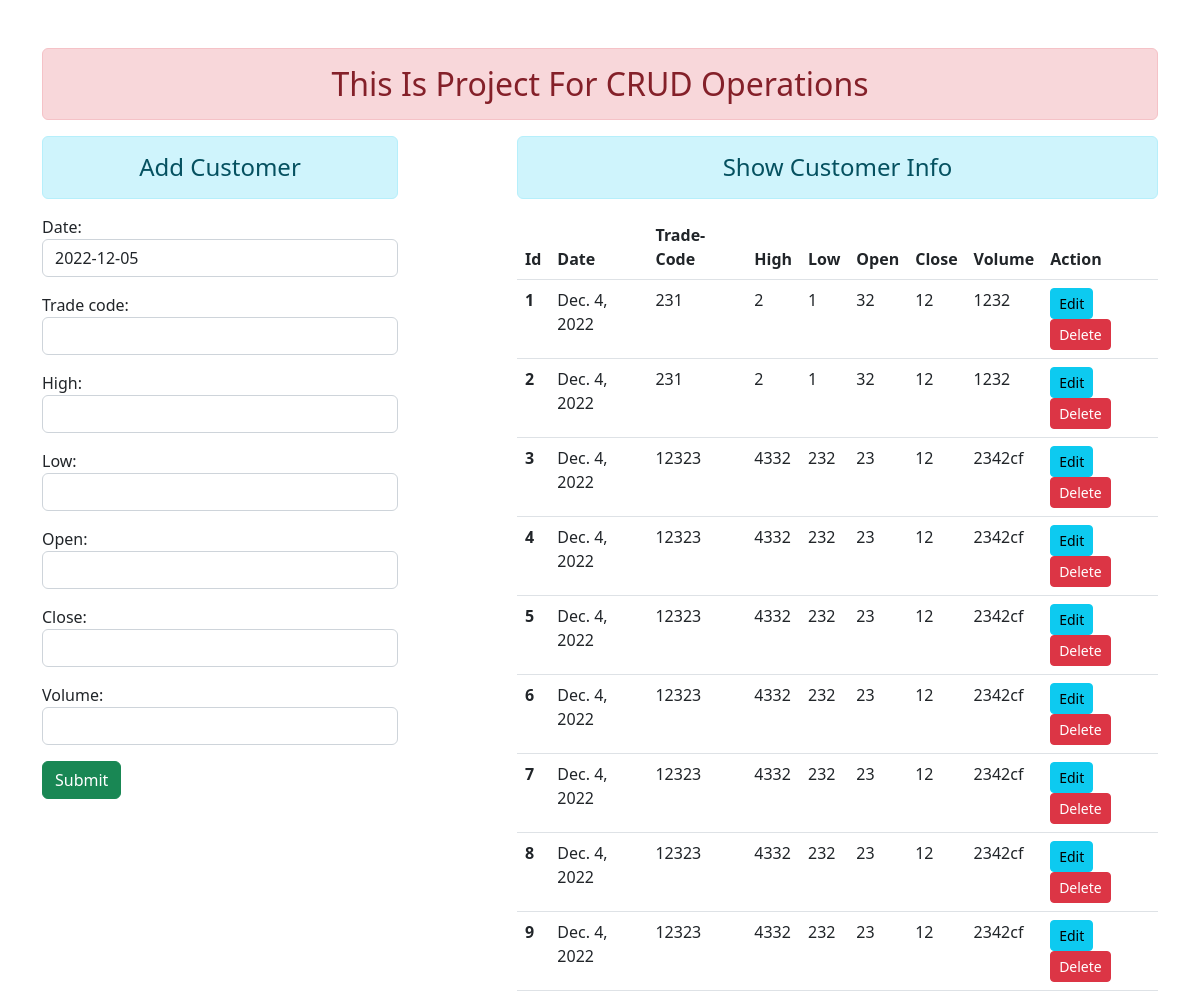
The page / on the database its author committed.
### myapp/models.py (models this page shows)
class User(models.Model):
    date = models.DateField(("Date"), default=date.today)
    trade_code = models.CharField(max_length=50)
    high = models.CharField(max_length=50)
    low = models.CharField(max_length=50)
    open = models.CharField(max_length=50)
    close = models.CharField(max_length=50)
    volume = models.CharField(max_length=50)

### myapp/views.py (the view)
# urls.py: path('', views.add_show, name='add_show'),
def add_show(request):
    if request.method == 'POST':
        fm = CustomerRegistrationForm(request.POST)
        if fm.is_valid():
            fm.save()
            fm = CustomerRegistrationForm()
            messages.success(request, 'Form submission successful')
    else:
        fm = CustomerRegistrationForm()
    stu = User.objects.all()
    return render(request, 'myapp/addandshow.html', {'form': fm, 'stu':stu})

### myapp/forms.py
class CustomerRegistrationForm(forms.ModelForm):
    class Meta:
        model = User
        fields = ['id', 'date', 'trade_code', 'high', 'low', 'open', 'close', 'volume']
        widgets = {
            'date': forms.TextInput(attrs={'class':'form-control'}),
            'trade_code': forms.TextInput(attrs={'class':'form-control'}),
            'high': forms.TextInput(attrs={'class':'form-control'}),
            'low': forms.TextInput(attrs={'class':'form-control'}),
            'open': forms.TextInput(attrs={'class':'form-control'}),
            'close': forms.TextInput(attrs={'class':'form-control'}),
            'volume': forms.TextInput(attrs={'class':'form-control'}),
        }

### myapp/templates/myapp/addandshow.html (shortened to what this page needs)
{% extends 'myapp/base.html' %}
{% block content %}
<div class="row">
    <div class="col-sm-4">
        <h4 class="text-center alert alert-info">Add Customer</h4>
        <form action="" method="POST">
        {{ form.as_p }}
        <input type="submit" class="btn btn-success" value="Submit"></br></br>
        </form>
    </div>
    <div class="col-sm-7 offset-1">
        <h4 class="text-center alert alert-info">Show Customer Info</h4>
        {% if stu %}
        <table class="table table-hover">
            <thead>
              <tr>
                <th scope="col">Id</th>
                <th scope="col">Date</th>
                <th scope="col">Trade-Code</th>
                <th scope="col">High</th>
                <th scope="col">Low</th>
                <th scope="col">Open</th>
                <th scope="col">Close</th>
                <th scope="col">Volume</th>
                <th scope="col">Action</th>
              </tr>
            </thead>
            <tbody>
            {% for st in stu %}
              <tr>
                <th scope="row">{{ st.id }}</th>
                <td>{{ st.date }}</td>
                <td>{{ st.trade_code }}</td>
                <td>{{ st.high }}</td>
                <td>{{ st.low }}</td>
                <td>{{ st.open }}</td>
                <td>{{ st.close }}</td>
                <td>{{ st.volume }}</td>
                <td>
                    <a href="{% url 'update-data' st.id %}" class="btn btn-info btn-sm">Edit</a>
                    <form action="{% url 'delete-data' st.id %}" method="post" class="d-inline">
                        <input type="submit" class="btn btn-danger btn-sm" value="Delete">
                    </form>
                </td>
              </tr>
            {% endfor %}
            </tbody>
          </table>
        {% else %}
        <h4 class="text-center alert alert-warning">No Records</h4>
        {% endif %}
    </div>
</div>
{% endblock content %}

### myapp/templates/myapp/base.html (shortened to what this page needs)
<!DOCTYPE html>
{% load static %}
<html lang="en">
<head>
    <head>
    </head>
    <link rel="stylesheet" href="{% static 'myapp/css/bootstrap.css' %}"
</head>
<body class="container">
    <h2 class="text-center alert alert-danger">This Is Project For CRUD Operations</h2>
    {% block content %}  {% endblock content %}
</body>
</html>

### rows shown on the page
User: id "1", date "Dec. 4, 2022", trade_code "231", high "2", low "1", open "32", close "12", volume "1232"
User: id "2", date "Dec. 4, 2022", trade_code "231", high "2", low "1", open "32", close "12", volume "1232"
User: id "3", date "Dec. 4, 2022", trade_code "12323", high "4332", low "232", open "23", close "12", volume "2342cf"
User: id "4", date "Dec. 4, 2022", trade_code "12323", high "4332", low "232", open "23", close "12", volume "2342cf"
User: id "5", date "Dec. 4, 2022", trade_code "12323", high "4332", low "232", open "23", close "12", volume "2342cf"
User: id "6", date "Dec. 4, 2022", trade_code "12323", high "4332", low "232", open "23", close "12", volume "2342cf"
User: id "7", date "Dec. 4, 2022", trade_code "12323", high "4332", low "232", open "23", close "12", volume "2342cf"
User: id "8", date "Dec. 4, 2022", trade_code "12323", high "4332", low "232", open "23", close "12", volume "2342cf"
User: id "9", date "Dec. 4, 2022", trade_code "12323", high "4332", low "232", open "23", close "12", volume "2342cf"
